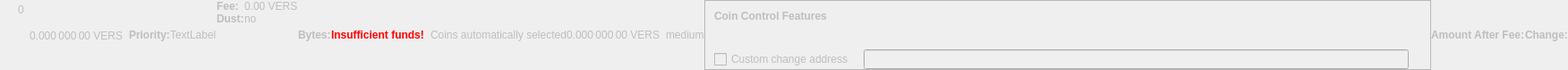
    <widget class="QWidget" name="dummyHideWidget" native="true">
     <property name="enabled">
      <bool>false</bool>
     </property>
     <property name="maximumSize">
      <size>
       <width>100</width>
       <height>22</height>
      </size>
     </property>
     <layout class="QHBoxLayout" name="dummyHideLayout">
      <property name="spacing">
       <number>0</number>
      </property>
      <property name="margin">
       <number>0</number>
      </property>
      <item>
       <layout class="QFormLayout" name="formLayoutCoinControl1">
        <property name="horizontalSpacing">
         <number>10</number>
        </property>
        <property name="verticalSpacing">
         <number>14</number>
        </property>
        <property name="leftMargin">
         <number>10</number>
        </property>
        <property name="topMargin">
         <number>4</number>
        </property>
        <property name="rightMargin">
         <number>6</number>
        </property>
        <item row="0" column="1">
         <widget class="QLabel" name="labelCoinControlBytes">
          <property name="cursor">
           <cursorShape>IBeamCursor</cursorShape>
          </property>
          <property name="contextMenuPolicy">
           <enum>Qt::ActionsContextMenu</enum>
          </property>
          <property name="text">
           <string notr="true">0</string>
          </property>
          <property name="textInteractionFlags">
           <set>Qt::LinksAccessibleByMouse|Qt::TextSelectableByKeyboard|Qt::TextSelectableByMouse</set>
          </property>
         </widget>
        </item>
       </layout>
      </item>
      <item>
       <widget class="QLabel" name="labelCoinControlAfterFee">
        <property name="enabled">
         <bool>false</bool>
        </property>
        <property name="sizePolicy">
         <sizepolicy hsizetype="Fixed" vsizetype="Fixed">
          <horstretch>0</horstretch>
          <verstretch>0</verstretch>
         </sizepolicy>
        </property>
        <property name="minimumSize">
         <size>
          <width>111</width>
          <height>12</height>
         </size>
        </property>
        <property name="maximumSize">
         <size>
          <width>111</width>
          <height>12</height>
         </size>
        </property>
        <property name="cursor">
         <cursorShape>IBeamCursor</cursorShape>
        </property>
        <property name="contextMenuPolicy">
         <enum>Qt::ActionsContextMenu</enum>
        </property>
        <property name="text">
         <string notr="true">0.000 000 00 VERS</string>
        </property>
        <property name="textInteractionFlags">
         <set>Qt::LinksAccessibleByMouse|Qt::TextSelectableByKeyboard|Qt::TextSelectableByMouse</set>
        </property>
       </widget>
      </item>
      <item>
       <widget class="QLabel" name="labelCoinControlPriorityText">
        <property name="enabled">
         <bool>false</bool>
        </property>
        <property name="font">
         <font>
          <weight>75</weight>
          <bold>true</bold>
         </font>
        </property>
        <property name="text">
         <string>Priority:</string>
        </property>
       </widget>
      </item>
      <item>
       <layout class="QHBoxLayout" name="horizontalLayout">
        <item>
         <widget class="QLabel" name="WarningLabel">
          <property name="text">
           <string>TextLabel</string>
          </property>
         </widget>
        </item>
       </layout>
      </item>
      <item>
       <layout class="QFormLayout" name="formLayoutCoinControl3">
        <property name="horizontalSpacing">
         <number>0</number>
        </property>
        <property name="verticalSpacing">
         <number>0</number>
        </property>
        <property name="leftMargin">
         <number>0</number>
        </property>
        <property name="topMargin">
         <number>0</number>
        </property>
        <property name="rightMargin">
         <number>0</number>
        </property>
        <item row="0" column="0">
         <widget class="QLabel" name="labelCoinControlFeeText">
          <property name="enabled">
           <bool>false</bool>
          </property>
          <property name="font">
           <font>
            <weight>75</weight>
            <bold>true</bold>
           </font>
          </property>
          <property name="text">
           <string>Fee:</string>
          </property>
          <property name="margin">
           <number>0</number>
          </property>
         </widget>
        </item>
        <item row="0" column="1">
         <widget class="QLabel" name="labelCoinControlFee">
          <property name="enabled">
           <bool>false</bool>
          </property>
          <property name="cursor">
           <cursorShape>IBeamCursor</cursorShape>
          </property>
          <property name="contextMenuPolicy">
           <enum>Qt::ActionsContextMenu</enum>
          </property>
          <property name="text">
           <string notr="true">0.00 VERS</string>
          </property>
          <property name="textInteractionFlags">
           <set>Qt::LinksAccessibleByMouse|Qt::TextSelectableByKeyboard|Qt::TextSelectableByMouse</set>
          </property>
         </widget>
        </item>
        <item row="1" column="0">
         <widget class="QLabel" name="labelCoinControlLowOutputText">
          <property name="enabled">
           <bool>false</bool>
          </property>
          <property name="font">
           <font>
            <weight>75</weight>
            <bold>true</bold>
           </font>
          </property>
          <property name="text">
           <string>Dust:</string>
          </property>
         </widget>
        </item>
        <item row="1" column="1">
         <widget class="QLabel" name="labelCoinControlLowOutput">
          <property name="enabled">
           <bool>false</bool>
          </property>
          <property name="cursor">
           <cursorShape>IBeamCursor</cursorShape>
          </property>
          <property name="contextMenuPolicy">
           <enum>Qt::ActionsContextMenu</enum>
          </property>
          <property name="text">
           <string>no</string>
          </property>
          <property name="textInteractionFlags">
           <set>Qt::LinksAccessibleByMouse|Qt::TextSelectableByKeyboard|Qt::TextSelectableByMouse</set>
          </property>
         </widget>
        </item>
       </layout>
      </item>
      <item>
       <widget class="QLabel" name="labelCoinControlBytesText">
        <property name="enabled">
         <bool>false</bool>
        </property>
        <property name="font">
         <font>
          <weight>75</weight>
          <bold>true</bold>
         </font>
        </property>
        <property name="text">
         <string>Bytes:</string>
        </property>
       </widget>
      </item>
      <item>
       <layout class="QFormLayout" name="formLayoutCoinControl2">
        <property name="horizontalSpacing">
         <number>0</number>
        </property>
        <property name="verticalSpacing">
         <number>0</number>
        </property>
        <property name="leftMargin">
         <number>0</number>
        </property>
        <property name="topMargin">
         <number>0</number>
        </property>
        <property name="rightMargin">
         <number>0</number>
        </property>
       </layout>
      </item>
      <item>
       <layout class="QHBoxLayout" name="horizontalLayoutCoinControl2">
        <property name="spacing">
         <number>0</number>
        </property>
        <property name="bottomMargin">
         <number>0</number>
        </property>
       </layout>
      </item>
      <item>
       <widget class="QLabel" name="labelCoinControlInsuffFunds">
        <property name="enabled">
         <bool>false</bool>
        </property>
        <property name="minimumSize">
         <size>
          <width>0</width>
          <height>0</height>
         </size>
        </property>
        <property name="font">
         <font>
          <weight>75</weight>
          <bold>true</bold>
         </font>
        </property>
        <property name="styleSheet">
         <string notr="true">color:red;font-weight:bold;</string>
        </property>
        <property name="text">
         <string>Insufficient funds!</string>
        </property>
        <property name="margin">
         <number>5</number>
        </property>
       </widget>
      </item>
      <item>
       <layout class="QFormLayout" name="formLayoutCoinControl4">
        <property name="horizontalSpacing">
         <number>0</number>
        </property>
        <property name="verticalSpacing">
         <number>0</number>
        </property>
        <property name="leftMargin">
         <number>0</number>
        </property>
        <property name="topMargin">
         <number>0</number>
        </property>
        <property name="rightMargin">
         <number>0</number>
        </property>
       </layout>
      </item>
      <item>
       <widget class="QLabel" name="labelCoinControlChangeLabel">
        <property name="enabled">
         <bool>false</bool>
        </property>
        <property name="sizePolicy">
         <sizepolicy hsizetype="Preferred" vsizetype="Expanding">
          <horstretch>0</horstretch>
          <verstretch>0</verstretch>
         </sizepolicy>
        </property>
        <property name="minimumSize">
         <size>
          <width>0</width>
          <height>0</height>
         </size>
        </property>
        <property name="text">
         <string/>
        </property>
        <property name="margin">
         <number>3</number>
        </property>
       </widget>
      </item>
      <item>
       <widget class="QLabel" name="labelCoinControlAutomaticallySelected">
        <property name="enabled">
         <bool>false</bool>
        </property>
        <property name="sizePolicy">
         <sizepolicy hsizetype="Fixed" vsizetype="Fixed">
          <horstretch>0</horstretch>
          <verstretch>0</verstretch>
         </sizepolicy>
        </property>
        <property name="minimumSize">
         <size>
          <width>0</width>
          <height>0</height>
         </size>
        </property>
        <property name="maximumSize">
         <size>
          <width>240</width>
          <height>16777215</height>
         </size>
        </property>
        <property name="text">
         <string>Coins automatically selected</string>
        </property>
        <property name="margin">
         <number>5</number>
        </property>
       </widget>
      </item>
      <item>
       <widget class="QLabel" name="labelCoinControlChange">
        <property name="enabled">
         <bool>false</bool>
        </property>
        <property name="sizePolicy">
         <sizepolicy hsizetype="Fixed" vsizetype="Fixed">
          <horstretch>0</horstretch>
          <verstretch>0</verstretch>
         </sizepolicy>
        </property>
        <property name="minimumSize">
         <size>
          <width>111</width>
          <height>0</height>
         </size>
        </property>
        <property name="maximumSize">
         <size>
          <width>111</width>
          <height>16777215</height>
         </size>
        </property>
        <property name="cursor">
         <cursorShape>IBeamCursor</cursorShape>
        </property>
        <property name="contextMenuPolicy">
         <enum>Qt::ActionsContextMenu</enum>
        </property>
        <property name="text">
         <string notr="true">0.000 000 00 VERS</string>
        </property>
        <property name="textInteractionFlags">
         <set>Qt::LinksAccessibleByMouse|Qt::TextSelectableByKeyboard|Qt::TextSelectableByMouse</set>
        </property>
       </widget>
      </item>
      <item>
       <widget class="QLabel" name="labelCoinControlPriority">
        <property name="enabled">
         <bool>false</bool>
        </property>
        <property name="cursor">
         <cursorShape>IBeamCursor</cursorShape>
        </property>
        <property name="contextMenuPolicy">
         <enum>Qt::ActionsContextMenu</enum>
        </property>
        <property name="text">
         <string>medium</string>
        </property>
        <property name="textInteractionFlags">
         <set>Qt::LinksAccessibleByMouse|Qt::TextSelectableByKeyboard|Qt::TextSelectableByMouse</set>
        </property>
       </widget>
      </item>
      <item>
       <widget class="QFrame" name="frameCoinControl">
        <property name="sizePolicy">
         <sizepolicy hsizetype="Expanding" vsizetype="Expanding">
          <horstretch>0</horstretch>
          <verstretch>0</verstretch>
         </sizepolicy>
        </property>
        <property name="maximumSize">
         <size>
          <width>16777215</width>
          <height>16777215</height>
         </size>
        </property>
        <property name="frameShape">
         <enum>QFrame::StyledPanel</enum>
        </property>
        <property name="frameShadow">
         <enum>QFrame::Sunken</enum>
        </property>
        <layout class="QVBoxLayout" name="verticalLayoutCoinControl2_2">
         <property name="spacing">
          <number>0</number>
         </property>
         <property name="margin">
          <number>0</number>
         </property>
         <item>
          <layout class="QVBoxLayout" name="verticalLayoutCoinControl" stretch="0,0,0,1">
           <property name="spacing">
            <number>0</number>
           </property>
           <property name="leftMargin">
            <number>10</number>
           </property>
           <property name="topMargin">
            <number>10</number>
           </property>
           <item>
            <layout class="QHBoxLayout" name="horizontalLayoutCoinControl1">
             <property name="bottomMargin">
              <number>15</number>
             </property>
             <item>
              <widget class="QLabel" name="labelCoinControlFeatures">
               <property name="enabled">
                <bool>false</bool>
               </property>
               <property name="sizePolicy">
                <sizepolicy hsizetype="Preferred" vsizetype="Maximum">
                 <horstretch>0</horstretch>
                 <verstretch>0</verstretch>
                </sizepolicy>
               </property>
               <property name="font">
                <font>
                 <weight>75</weight>
                 <bold>true</bold>
                </font>
               </property>
               <property name="styleSheet">
                <string notr="true">font-weight:bold;</string>
               </property>
               <property name="text">
                <string>Coin Control Features</string>
               </property>
              </widget>
             </item>
            </layout>
           </item>
           <item>
            <widget class="QWidget" name="widgetCoinControl" native="true">
             <property name="sizePolicy">
              <sizepolicy hsizetype="Preferred" vsizetype="Preferred">
               <horstretch>0</horstretch>
               <verstretch>0</verstretch>
              </sizepolicy>
             </property>
             <property name="minimumSize">
              <size>
               <width>0</width>
               <height>0</height>
              </size>
             </property>
             <property name="styleSheet">
              <string notr="true"/>
             </property>
             <layout class="QHBoxLayout" name="horizontalLayoutCoinControl5_2">
              <property name="margin">
               <number>0</number>
              </property>
              <item>
               <layout class="QHBoxLayout" name="horizontalLayoutCoinControl3">
                <property name="spacing">
                 <number>20</number>
                </property>
                <property name="topMargin">
                 <number>0</number>
                </property>
                <property name="bottomMargin">
                 <number>10</number>
                </property>
               </layout>
              </item>
             </layout>
            </widget>
           </item>
           <item>
            <layout class="QHBoxLayout" name="horizontalLayoutCoinControl4" stretch="0,0,0">
             <property name="spacing">
              <number>12</number>
             </property>
             <property name="sizeConstraint">
              <enum>QLayout::SetDefaultConstraint</enum>
             </property>
             <property name="topMargin">
              <number>5</number>
             </property>
             <property name="rightMargin">
              <number>5</number>
             </property>
             <item>
              <widget class="QCheckBox" name="checkBoxCoinControlChange">
               <property name="enabled">
                <bool>false</bool>
               </property>
               <property name="toolTip">
                <string>If this is activated, but the change address is empty or invalid, change will be sent to a newly generated address.</string>
               </property>
               <property name="text">
                <string>Custom change address</string>
               </property>
              </widget>
             </item>
             <item>
              <widget class="QValidatedLineEdit" name="lineEditCoinControlChange">
               <property name="enabled">
                <bool>false</bool>
               </property>
               <property name="sizePolicy">
                <sizepolicy hsizetype="Expanding" vsizetype="Fixed">
                 <horstretch>0</horstretch>
                 <verstretch>0</verstretch>
                </sizepolicy>
               </property>
              </widget>
             </item>
             <item>
              <widget class="QLabel" name="labelCoinControlChangeLabel_2">
               <property name="sizePolicy">
                <sizepolicy hsizetype="Preferred" vsizetype="Expanding">
                 <horstretch>0</horstretch>
                 <verstretch>0</verstretch>
                </sizepolicy>
               </property>
               <property name="minimumSize">
                <size>
                 <width>0</width>
                 <height>0</height>
                </size>
               </property>
               <property name="text">
                <string/>
               </property>
               <property name="margin">
                <number>3</number>
               </property>
              </widget>
             </item>
            </layout>
           </item>
           <item>
            <spacer name="verticalSpacerCoinControl">
             <property name="orientation">
              <enum>Qt::Vertical</enum>
             </property>
             <property name="sizeHint" stdset="0">
              <size>
               <width>800</width>
               <height>1</height>
              </size>
             </property>
            </spacer>
           </item>
          </layout>
         </item>
        </layout>
       </widget>
      </item>
      <item>
       <widget class="QLabel" name="labelCoinControlAfterFeeText">
        <property name="enabled">
         <bool>false</bool>
        </property>
        <property name="minimumSize">
         <size>
          <width>0</width>
          <height>0</height>
         </size>
        </property>
        <property name="maximumSize">
         <size>
          <width>16777215</width>
          <height>16777215</height>
         </size>
        </property>
        <property name="font">
         <font>
          <weight>75</weight>
          <bold>true</bold>
         </font>
        </property>
        <property name="text">
         <string>Amount After Fee:</string>
        </property>
        <property name="alignment">
         <set>Qt::AlignLeading|Qt::AlignLeft|Qt::AlignVCenter</set>
        </property>
        <property name="margin">
         <number>0</number>
        </property>
       </widget>
      </item>
      <item>
       <widget class="QLabel" name="labelCoinControlChangeText">
        <property name="enabled">
         <bool>false</bool>
        </property>
        <property name="sizePolicy">
         <sizepolicy hsizetype="Preferred" vsizetype="Preferred">
          <horstretch>0</horstretch>
          <verstretch>0</verstretch>
         </sizepolicy>
        </property>
        <property name="minimumSize">
         <size>
          <width>0</width>
          <height>0</height>
         </size>
        </property>
        <property name="maximumSize">
         <size>
          <width>16777215</width>
          <height>16777215</height>
         </size>
        </property>
        <property name="font">
         <font>
          <weight>75</weight>
          <bold>true</bold>
         </font>
        </property>
        <property name="text">
         <string>Change:</string>
        </property>
        <property name="alignment">
         <set>Qt::AlignLeading|Qt::AlignLeft|Qt::AlignVCenter</set>
        </property>
       </widget>
      </item>
     </layout>
    </widget>
